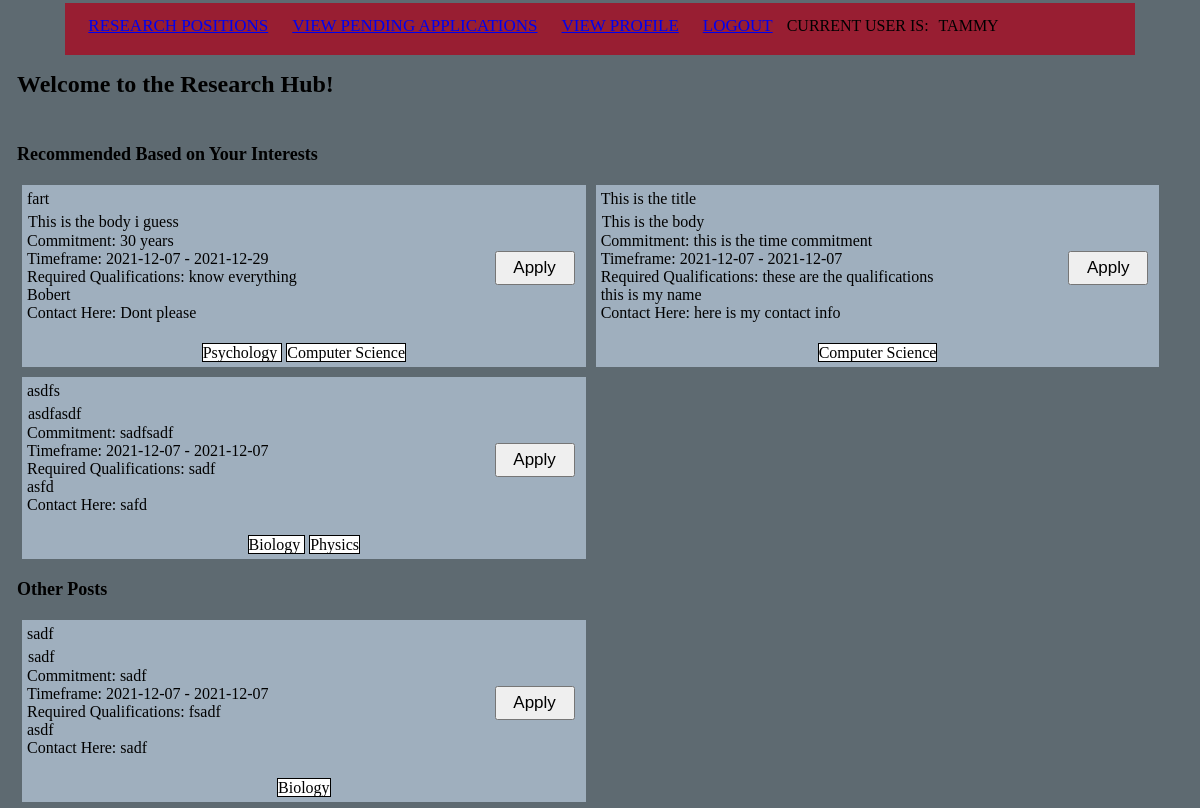
The app's page /index (signed in) with its own data.
### app/Model/models.py (models this page shows, shortened)
class User(UserMixin, db.Model):
    id = db.Column(db.Integer, primary_key=True)
    username = db.Column(db.String(64), unique=True)
    email = db.Column(db.String(120), unique=True)
    WSU_id = db.Column(db.String(10), unique=True)
    password_hash = db.Column(db.String(128))
    role = db.Column(db.String(20))
    major = db.Column(db.String(20))
    gpa = db.Column(db.String(4))
    completed_courses = db.relationship('Elective', secondary = userElectives,
                                  primaryjoin=(userElectives.c.user_id == id),
                                  backref=db.backref('userElectives',
                                  lazy='dynamic'), lazy='dynamic')
    interested_fields = db.relationship('Field', secondary = userInterests,
                                  primaryjoin=(userInterests.c.user_id == id),
                                  backref=db.backref('userInterests',
                                  lazy='dynamic'), lazy='dynamic')
    known_languages = db.relationship('Language', secondary = userLanguages,
                                  primaryjoin=(userLanguages.c.user_id == id),
                                  backref=db.backref('userLanguages',
                                  lazy='dynamic'), lazy='dynamic')
    prior_research_experience = db.Column(db.String(200))
    phone = db.Column(db.String(12), unique=True)
    posts = db.relationship('Post', backref='writer', lazy='dynamic')
    def __repr__(self):
        return '{}'.format(self.username)
    def get_unapplied_posts(self):
        posts = Post.query.all()
        unapplied = []
        for post in posts:
            checker = 0
            for app in post.applications:
                if app.applicant_id == self.id:
                    checker = 1
            if checker != 1:
                unapplied.append(post)
        return unapplied

class Post(db.Model):
    id = db.Column(db.Integer, primary_key=True)
    user_id = db.Column(db.String(20), db.ForeignKey('user.id'))
    title = db.Column(db.String(150))
    general_description = db.Column(db.String(1500))
    time_commitment = db.Column(db.String(50))
    start_date = db.Column(db.String(20))
    end_date = db.Column(db.String(20))
    fields = db.relationship('Field', secondary = postFields,
                                  primaryjoin=(postFields.c.post_id == id),
                                  backref=db.backref('postFields',
                                  lazy='dynamic'), lazy='dynamic')
    qualifications = db.Column(db.String(500))
    faculty_name = db.Column(db.String(50))
    contact_information = db.Column(db.String(100))
    applications = db.relationship('Application', backref='post', lazy='dynamic')
    def get_fields(self):
        return self.fields

class Field(db.Model):
    id = db.Column(db.Integer, primary_key=True)
    name = db.Column(db.String(20))
    def __repr__(self):
        return ' {} '.format(self.name)

### app/Controller/routes.py (the view)
@bp_routes.route('/', methods=['GET', 'POST'])
@bp_routes.route('/index', methods=['GET', 'POST'])
@login_required
def index():
    recommended_posts = []
    other_posts = []
    all_posts = Post.query.order_by(Post.title).all()
    user = current_user
    if current_user.is_anonymous or current_user.role == 'Faculty':
        return render_template('index.html', title="Research Positions", posts=all_posts, user = current_user)
    else:
        all_unapplied_posts = user.get_unapplied_posts()
        for post in all_unapplied_posts:
            for field in post.fields:
                if field in current_user.interested_fields and post not in recommended_posts:
                    recommended_posts.append(post)
        for post in all_unapplied_posts:
            for field in post.fields:
                if field not in current_user.interested_fields and post not in other_posts and post not in recommended_posts:
                    other_posts.append(post)
    return render_template('index.html', title="Research Positions", posts = all_posts, recommended_posts = recommended_posts, other_posts = other_posts, user = current_user)

### app/Model/models.py (called while the page is built)
@login.user_loader
def load_user(id):
    return User.query.get(int(id))

### app/View/templates/index.html
{% extends "base.html" %}
{% block content %}
    <h1>Welcome to the Research Hub!</h1>
    {% if current_user.is_anonymous or current_user.role == 'Faculty' %}
    <div class="postlist">
        {% for post in posts %}
        <div class="post-box">
            {% include '_post.html' %}
        </div>
        {% endfor %}
    </div>
    {% else %}
    <br>
    <h2>Recommended Based on Your Interests</h2>
    <div class="postlist">
        {% for post in recommended_posts %}
        <div class="post-box">
            {% include '_post.html' %}
        </div>
        {% endfor %}
    </div>
    <h2>Other Posts</h2>
    <div class="postlist">
        {% for post in other_posts %}
        <div class="post-box">
            {% include '_post.html' %}
        </div>
        {% endfor %}
    </div>
    {% endif %}
{% endblock %}

### app/View/templates/base.html (shortened to what this page needs)
<html class = nav-container2>
    <head>
        <link rel="stylesheet" href="{{ url_for('static', filename='css/main.css') }}">
    </head>
    <body>
        <div class = "nav-container">
            <table>
                <tr>
                    <td><a href="{{ url_for('routes.index') }}" class="button"> Research Positions </a></td>
                    {% if current_user.role == 'Faculty' %}
                    <td><a href="{{ url_for('routes.post_position') }}" class="button"> Post New Research Position </a></td>
                    <td><a href="{{ url_for('routes.view_applications', current_user_id = current_user.id) }}" class="button"> View Submitted Applications </a></td>
                    {% elif current_user.role == 'Student' %}
                    <td><a href="{{ url_for('routes.view_applications', current_user_id = current_user.id) }}" class="button"> View Pending Applications </a></td>
                    {% endif %}
                    {% if current_user.role == 'Student'%}
                    <td><a href="{{ url_for('routes.display_StudentProfile') }}" class = "button"> View Profile </a></td>
                    {% elif current_user.role == 'Faculty' %}
                    <td><a href="{{ url_for('routes.display_FacultyProfile') }}" class = "button"> View Profile </a></td>
                    {% endif %}
                    {% if current_user.is_anonymous %}
                    <td><a href="{{ url_for('auth.login') }}" class = "button"> Login </a></td>
                    <td> Current user is: <span class="useritem">________ </span> </td>
                    {% else %}
                    <td><a href="{{ url_for('auth.logout') }}" class = "button"> Logout </a></td>
                    <td> Current user is: <span class="useritem">{{ current_user }} </span> </td>
                    {% endif %}
                </tr>
            </table>
        </div>
        <div>
            {% block content %} {% endblock %}
        </div>
    </body>
</html>

### app/View/templates/_post.html (shortened to what this page needs)
<table class = "posttable" style = "width:100%" valign="top">
    <tr>
        <td colspan="3"><div> {{post.title}} </div>
        </td>
    </tr>
    <tr>
        <td width="80%" >
            <div class="postmessage">
              {{ post.general_description }}
           </div>
           <div>
               Commitment: {{ post.time_commitment }}
            </div>
            <div>
                Timeframe: {{ post.start_date }} - {{ post.end_date }}
            </div>
            <div>
                Required Qualifications: {{ post.qualifications }}
            </div>
            <div>
                {{ post.faculty_name }}
            </div>
            <div>
                Contact Here: {{ post.contact_information }}
            </div>
            <td width = "5%">
                <br>
                    {% if current_user.role == "Student"%}
                    <form action="{{ url_for('routes.post_application', post_id = post.id) }}" method="post">
                        <input type="submit" value = "Apply" class="button" >
                    </form>
                    {% endif %}
            </td>
        </td>
    </tr>
    <tr>
        <td colspan="3" style = "text-align:center" valign="bottom">
            <br>
            {% for tag in post.get_fields().all() %}
                <span class="tagitem">{{ tag }}</span>
            {% endfor %}
        </td>
    </tr>
</table>

### app/View/static/css/main.css (style rules this page uses)
body { margin: 1px 1px 1px 1px; padding: 1px; font-family: Tahoma; text-align: left; }
.nav-container { background: #981E32; font-family: Tahoma; font-size: 12px; height: 32px; text-transform: uppercase; margin: auto; width: 90%;; padding: 10px }
.nav-container2 { background:#5E6A71; font-family: Tahoma; font-size: 12px; height: 32px; margin: 1px 15px 1px 15px; }
.button { width : 80px; font-size: 17px; margin : 5px; padding : 5px; }
.posttable { width : 100%; margin: 0px; }
.postmessage { font-style: normal; padding: 1px; }
.useritem { text-align: center; padding: 3px; margin: 4px 3px 4px 3px; color: black; text-transform: uppercase; }
.postlist { display: flex; flex-wrap: wrap; }
@media screen and (min-width: 800px) and (max-width:1200px) { .post-box { display: flex; vertical-align: middle; background-color: rgba(215, 235, 255, 0.541); width: 48%; margin: 5px 5px 5px 5px; padding: 2px; } }
.tagitem { text-align: center; margin: 2px 2px 2px 2px; border: 1px black solid; background-color: white; }

### records on screen
User: username "TAMMY"
Post: title "fart", general_description "This is the body i guess", time_commitment "30 years", start_date "2021-12-07", end_date "2021-12-29", qualifications "know everything", faculty_name "Bobert", contact_information "Dont please"
Field: name "Psychology"
Field: name "Computer Science"
Post: title "This is the title", general_description "This is the body", time_commitment "this is the time commitment", start_date "2021-12-07", end_date "2021-12-07", qualifications "these are the qualifications", faculty_name "this is my name", contact_information "here is my contact info"
Post: title "asdfs", general_description "asdfasdf", time_commitment "sadfsadf", start_date "2021-12-07", end_date "2021-12-07", qualifications "sadf", faculty_name "asfd", contact_information "safd"
Field: name "Biology"
Field: name "Physics"
Post: title "sadf", general_description "sadf", time_commitment "sadf", start_date "2021-12-07", end_date "2021-12-07", qualifications "fsadf", faculty_name "asdf", contact_information "sadf"
